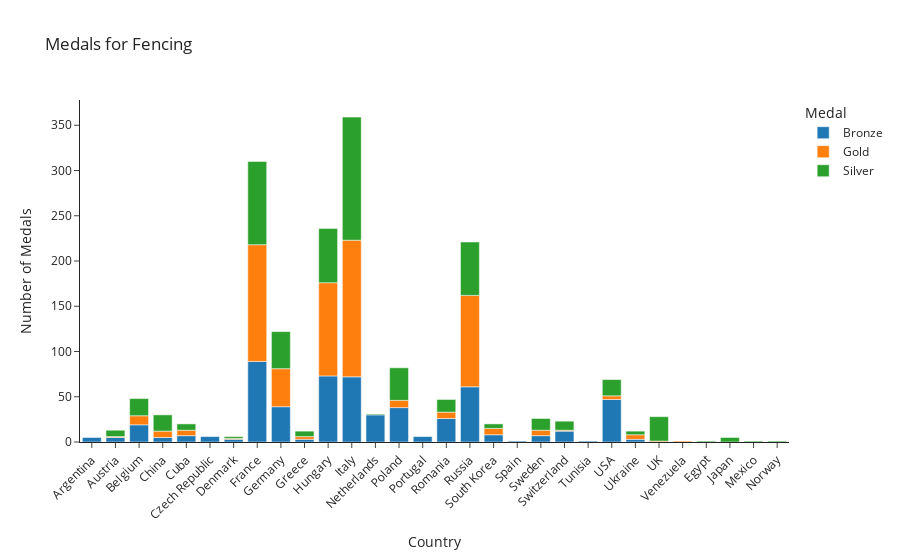
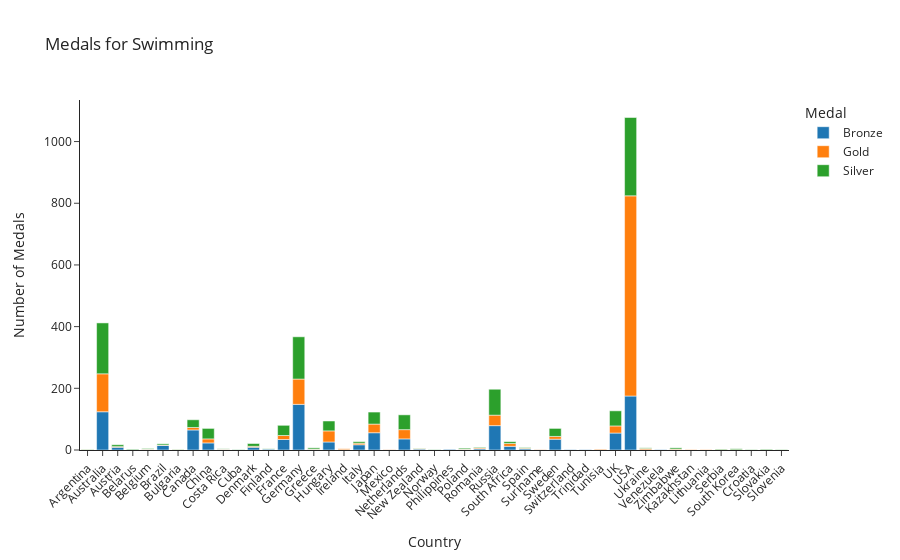
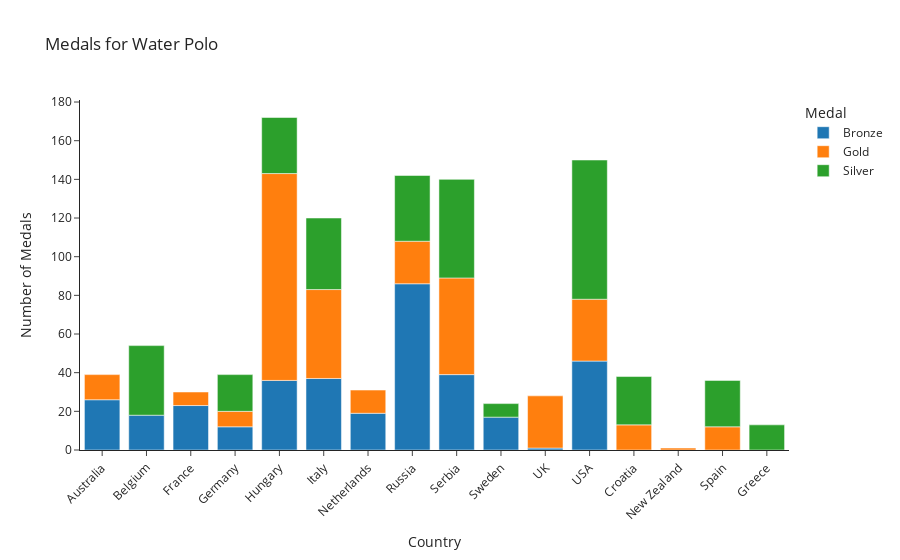
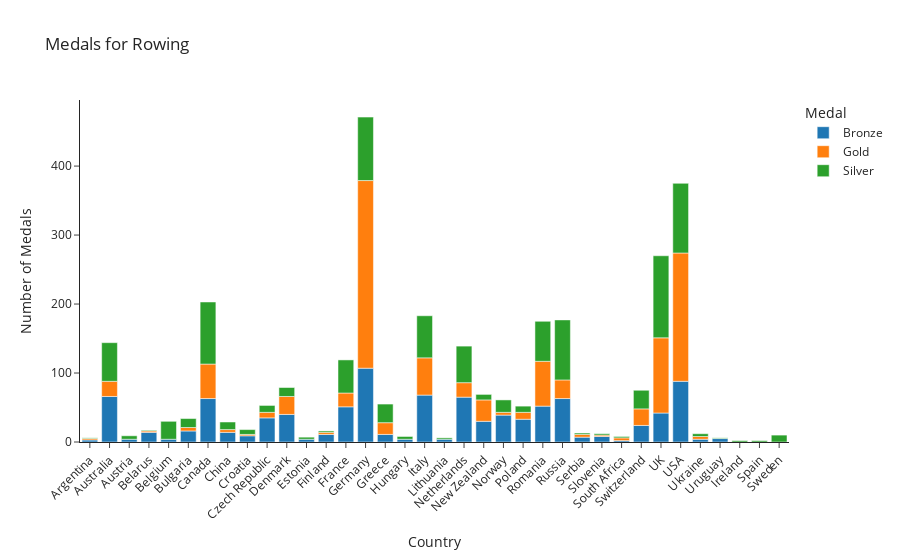

Notebook source saved alongside these figures, in order:
### Markdown cell above
### Italy compared to other countries in sport

### Code cell
medals = merged_df.query("Medal == 'Gold' or Medal == 'Silver' or Medal == 'Bronze'").reset_index(drop=True)

def sport_medals(sport_in):
    sport = medals.query("Sport == @sport_in").reset_index(drop=True)
    sport = sport.groupby(["region", "Medal"]).size().reset_index(name="Count")

    fig = px.bar(sport, x="region", y="Count", color="Medal", title="Medals for " + sport_in, template="simple_white", labels={"region": "Country", "Count": "Number of Medals"})
    fig.update_xaxes(tickangle=-45)

    fig.show()

sport_medals("Fencing")
sport_medals("Swimming")
sport_medals("Water Polo")
sport_medals("Rowing")

### Figure 1 — Plotly figure (JSON) as saved in the notebook; plotly's stock layout.template omitted (floating-point values rounded to 4 significant figures)
{"data": [{"alignmentgroup": "True", "hovertemplate": "Medal=Bronze<br>Country=%{x}<br>Number of Medals=%{y}<extra></extra>", "legendgroup": "Bronze", "marker": {"color": "#1F77B4", "pattern": {"shape": ""}}, "name": "Bronze", "offsetgroup": "Bronze", "orientation": "v", "showlegend": true, "textposition": "auto", "type": "bar", "x": ["Argentina", "Austria", "Belgium", "China", "Cuba", "Czech Republic", "Denmark", "France", "Germany", "Greece", "Hungary", "Italy", "Netherlands", "Poland", "Portugal", "Romania", "Russia", "South Korea", "Spain", "Sweden", "Switzerland", "Tunisia", "USA", "Ukraine"], "xaxis": "x", "y": [5, 5, 19, 5, 7, 6, 3, 89, 39, 3, 73, 72, 30, 38, 6, 26, 61, 8, 1, 7, 12, 1, 47, 3], "yaxis": "y"}, {"alignmentgroup": "True", "hovertemplate": "Medal=Gold<br>Country=%{x}<br>Number of Medals=%{y}<extra></extra>", "legendgroup": "Gold", "marker": {"color": "#FF7F0E", "pattern": {"shape": ""}}, "name": "Gold", "offsetgroup": "Gold", "orientation": "v", "showlegend": true, "textposition": "auto", "type": "bar", "x": ["Austria", "Belgium", "China", "Cuba", "Denmark", "France", "Germany", "Greece", "Hungary", "Italy", "Poland", "Romania", "Russia", "South Korea", "Sweden", "Switzerland", "UK", "USA", "Ukraine", "Venezuela"], "xaxis": "x", "y": [1, 10, 7, 6, 1, 129, 42, 3, 103, 151, 8, 7, 101, 7, 6, 1, 1, 4, 5, 1], "yaxis": "y"}, {"alignmentgroup": "True", "hovertemplate": "Medal=Silver<br>Country=%{x}<br>Number of Medals=%{y}<extra></extra>", "legendgroup": "Silver", "marker": {"color": "#2CA02C", "pattern": {"shape": ""}}, "name": "Silver", "offsetgroup": "Silver", "orientation": "v", "showlegend": true, "textposition": "auto", "type": "bar", "x": ["Austria", "Belgium", "China", "Cuba", "Denmark", "Egypt", "France", "Germany", "Greece", "Hungary", "Italy", "Japan", "Mexico", "Netherlands", "Norway", "Poland", "Romania", "Russia", "South Korea", "Sweden", "Switzerland", "UK", "USA", "Ukraine"], "xaxis": "x", "y": [7, 19, 18, 7, 2, 1, 92, 41, 6, 60, 136, 5, 1, 1, 1, 36, 14, 59, 5, 13, 10, 27, 18, 4], "yaxis": "y"}], "layout": {"barmode": "relative", "legend": {"title": {"text": "Medal"}, "tracegroupgap": 0}, "title": {"text": "Medals for Fencing"}, "xaxis": {"anchor": "y", "domain": [0, 1], "tickangle": -45, "title": {"text": "Country"}}, "yaxis": {"anchor": "x", "domain": [0, 1], "title": {"text": "Number of Medals"}}}}

### Figure 2 — Plotly figure (JSON) as saved in the notebook; plotly's stock layout.template omitted (floating-point values rounded to 4 significant figures)
{"data": [{"alignmentgroup": "True", "hovertemplate": "Medal=Bronze<br>Country=%{x}<br>Number of Medals=%{y}<extra></extra>", "legendgroup": "Bronze", "marker": {"color": "#1F77B4", "pattern": {"shape": ""}}, "name": "Bronze", "offsetgroup": "Bronze", "orientation": "v", "showlegend": true, "textposition": "auto", "type": "bar", "x": ["Argentina", "Australia", "Austria", "Belarus", "Belgium", "Brazil", "Bulgaria", "Canada", "China", "Costa Rica", "Cuba", "Denmark", "Finland", "France", "Germany", "Greece", "Hungary", "Ireland", "Italy", "Japan", "Mexico", "Netherlands", "New Zealand", "Norway", "Philippines", "Poland", "Romania", "Russia", "South Africa", "Spain", "Suriname", "Sweden", "Switzerland", "Trinidad", "Tunisia", "UK", "USA", "Ukraine", "Venezuela", "Zimbabwe"], "xaxis": "x", "y": [1, 124, 9, 1, 2, 15, 1, 65, 23, 2, 1, 9, 3, 34, 148, 2, 26, 1, 17, 56, 1, 36, 3, 1, 2, 2, 4, 79, 12, 4, 1, 35, 1, 1, 1, 55, 175, 1, 1, 1], "yaxis": "y"}, {"alignmentgroup": "True", "hovertemplate": "Medal=Gold<br>Country=%{x}<br>Number of Medals=%{y}<extra></extra>", "legendgroup": "Gold", "marker": {"color": "#FF7F0E", "pattern": {"shape": ""}}, "name": "Gold", "offsetgroup": "Gold", "orientation": "v", "showlegend": true, "textposition": "auto", "type": "bar", "x": ["Argentina", "Australia", "Austria", "Belgium", "Brazil", "Bulgaria", "Canada", "China", "Costa Rica", "Denmark", "France", "Germany", "Greece", "Hungary", "Ireland", "Italy", "Japan", "Kazakhstan", "Lithuania", "Mexico", "Netherlands", "New Zealand", "Poland", "Romania", "Russia", "Serbia", "South Africa", "South Korea", "Spain", "Suriname", "Sweden", "Tunisia", "UK", "USA", "Ukraine", "Zimbabwe"], "xaxis": "x", "y": [1, 123, 2, 1, 1, 1, 8, 13, 1, 3, 13, 82, 1, 36, 3, 5, 28, 1, 1, 1, 30, 2, 1, 3, 34, 1, 9, 1, 2, 1, 9, 2, 23, 649, 4, 2], "yaxis": "y"}, {"alignmentgroup": "True", "hovertemplate": "Medal=Silver<br>Country=%{x}<br>Number of Medals=%{y}<extra></extra>", "legendgroup": "Silver", "marker": {"color": "#2CA02C", "pattern": {"shape": ""}}, "name": "Silver", "offsetgroup": "Silver", "orientation": "v", "showlegend": true, "textposition": "auto", "type": "bar", "x": ["Argentina", "Australia", "Austria", "Belarus", "Belgium", "Brazil", "Bulgaria", "Canada", "China", "Costa Rica", "Croatia", "Cuba", "Denmark", "Finland", "France", "Germany", "Greece", "Hungary", "Italy", "Japan", "Netherlands", "New Zealand", "Norway", "Poland", "Romania", "Russia", "Serbia", "Slovakia", "Slovenia", "South Africa", "South Korea", "Spain", "Sweden", "UK", "USA", "Ukraine", "Zimbabwe"], "xaxis": "x", "y": [1, 165, 6, 2, 2, 4, 1, 25, 34, 1, 1, 1, 9, 1, 33, 137, 4, 32, 5, 39, 48, 1, 1, 3, 2, 84, 2, 2, 1, 6, 3, 2, 26, 49, 254, 2, 4], "yaxis": "y"}], "layout": {"barmode": "relative", "legend": {"title": {"text": "Medal"}, "tracegroupgap": 0}, "title": {"text": "Medals for Swimming"}, "xaxis": {"anchor": "y", "domain": [0, 1], "tickangle": -45, "title": {"text": "Country"}}, "yaxis": {"anchor": "x", "domain": [0, 1], "title": {"text": "Number of Medals"}}}}

### Figure 3 — Plotly figure (JSON) as saved in the notebook; plotly's stock layout.template omitted (floating-point values rounded to 4 significant figures)
{"data": [{"alignmentgroup": "True", "hovertemplate": "Medal=Bronze<br>Country=%{x}<br>Number of Medals=%{y}<extra></extra>", "legendgroup": "Bronze", "marker": {"color": "#1F77B4", "pattern": {"shape": ""}}, "name": "Bronze", "offsetgroup": "Bronze", "orientation": "v", "showlegend": true, "textposition": "auto", "type": "bar", "x": ["Australia", "Belgium", "France", "Germany", "Hungary", "Italy", "Netherlands", "Russia", "Serbia", "Sweden", "UK", "USA"], "xaxis": "x", "y": [26, 18, 23, 12, 36, 37, 19, 86, 39, 17, 1, 46], "yaxis": "y"}, {"alignmentgroup": "True", "hovertemplate": "Medal=Gold<br>Country=%{x}<br>Number of Medals=%{y}<extra></extra>", "legendgroup": "Gold", "marker": {"color": "#FF7F0E", "pattern": {"shape": ""}}, "name": "Gold", "offsetgroup": "Gold", "orientation": "v", "showlegend": true, "textposition": "auto", "type": "bar", "x": ["Australia", "Croatia", "France", "Germany", "Hungary", "Italy", "Netherlands", "New Zealand", "Russia", "Serbia", "Spain", "UK", "USA"], "xaxis": "x", "y": [13, 13, 7, 8, 107, 46, 12, 1, 22, 50, 12, 27, 32], "yaxis": "y"}, {"alignmentgroup": "True", "hovertemplate": "Medal=Silver<br>Country=%{x}<br>Number of Medals=%{y}<extra></extra>", "legendgroup": "Silver", "marker": {"color": "#2CA02C", "pattern": {"shape": ""}}, "name": "Silver", "offsetgroup": "Silver", "orientation": "v", "showlegend": true, "textposition": "auto", "type": "bar", "x": ["Belgium", "Croatia", "Germany", "Greece", "Hungary", "Italy", "Russia", "Serbia", "Spain", "Sweden", "USA"], "xaxis": "x", "y": [36, 25, 19, 13, 29, 37, 34, 51, 24, 7, 72], "yaxis": "y"}], "layout": {"barmode": "relative", "legend": {"title": {"text": "Medal"}, "tracegroupgap": 0}, "title": {"text": "Medals for Water Polo"}, "xaxis": {"anchor": "y", "domain": [0, 1], "tickangle": -45, "title": {"text": "Country"}}, "yaxis": {"anchor": "x", "domain": [0, 1], "title": {"text": "Number of Medals"}}}}

### Figure 4 — Plotly figure (JSON) as saved in the notebook; plotly's stock layout.template omitted (floating-point values rounded to 4 significant figures)
{"data": [{"alignmentgroup": "True", "hovertemplate": "Medal=Bronze<br>Country=%{x}<br>Number of Medals=%{y}<extra></extra>", "legendgroup": "Bronze", "marker": {"color": "#1F77B4", "pattern": {"shape": ""}}, "name": "Bronze", "offsetgroup": "Bronze", "orientation": "v", "showlegend": true, "textposition": "auto", "type": "bar", "x": ["Argentina", "Australia", "Austria", "Belarus", "Belgium", "Bulgaria", "Canada", "China", "Croatia", "Czech Republic", "Denmark", "Estonia", "Finland", "France", "Germany", "Greece", "Hungary", "Italy", "Lithuania", "Netherlands", "New Zealand", "Norway", "Poland", "Romania", "Russia", "Serbia", "Slovenia", "South Africa", "Switzerland", "UK", "USA", "Ukraine", "Uruguay"], "xaxis": "x", "y": [3, 66, 4, 14, 4, 16, 63, 14, 9, 35, 40, 4, 11, 51, 107, 11, 4, 68, 4, 65, 30, 39, 33, 52, 63, 7, 8, 2, 24, 42, 88, 4, 5], "yaxis": "y"}, {"alignmentgroup": "True", "hovertemplate": "Medal=Gold<br>Country=%{x}<br>Number of Medals=%{y}<extra></extra>", "legendgroup": "Gold", "marker": {"color": "#FF7F0E", "pattern": {"shape": ""}}, "name": "Gold", "offsetgroup": "Gold", "orientation": "v", "showlegend": true, "textposition": "auto", "type": "bar", "x": ["Argentina", "Australia", "Belarus", "Bulgaria", "Canada", "China", "Croatia", "Czech Republic", "Denmark", "Finland", "France", "Germany", "Greece", "Italy", "Netherlands", "New Zealand", "Norway", "Poland", "Romania", "Russia", "Serbia", "Slovenia", "South Africa", "Switzerland", "UK", "USA", "Ukraine"], "xaxis": "x", "y": [2, 22, 2, 5, 50, 4, 2, 8, 26, 3, 20, 272, 17, 54, 21, 31, 4, 10, 65, 27, 4, 2, 4, 24, 109, 186, 4], "yaxis": "y"}, {"alignmentgroup": "True", "hovertemplate": "Medal=Silver<br>Country=%{x}<br>Number of Medals=%{y}<extra></extra>", "legendgroup": "Silver", "marker": {"color": "#2CA02C", "pattern": {"shape": ""}}, "name": "Silver", "offsetgroup": "Silver", "orientation": "v", "showlegend": true, "textposition": "auto", "type": "bar", "x": ["Argentina", "Australia", "Austria", "Belarus", "Belgium", "Bulgaria", "Canada", "China", "Croatia", "Czech Republic", "Denmark", "Estonia", "Finland", "France", "Germany", "Greece", "Hungary", "Ireland", "Italy", "Lithuania", "Netherlands", "New Zealand", "Norway", "Poland", "Romania", "Russia", "Serbia", "Slovenia", "South Africa", "Spain", "Sweden", "Switzerland", "UK", "USA", "Ukraine", "Uruguay"], "xaxis": "x", "y": [1, 56, 5, 1, 26, 13, 90, 11, 7, 10, 13, 3, 2, 48, 92, 27, 4, 2, 61, 2, 53, 8, 18, 9, 58, 87, 2, 2, 2, 2, 10, 27, 119, 101, 4, 1], "yaxis": "y"}], "layout": {"barmode": "relative", "legend": {"title": {"text": "Medal"}, "tracegroupgap": 0}, "title": {"text": "Medals for Rowing"}, "xaxis": {"anchor": "y", "domain": [0, 1], "tickangle": -45, "title": {"text": "Country"}}, "yaxis": {"anchor": "x", "domain": [0, 1], "title": {"text": "Number of Medals"}}}}
